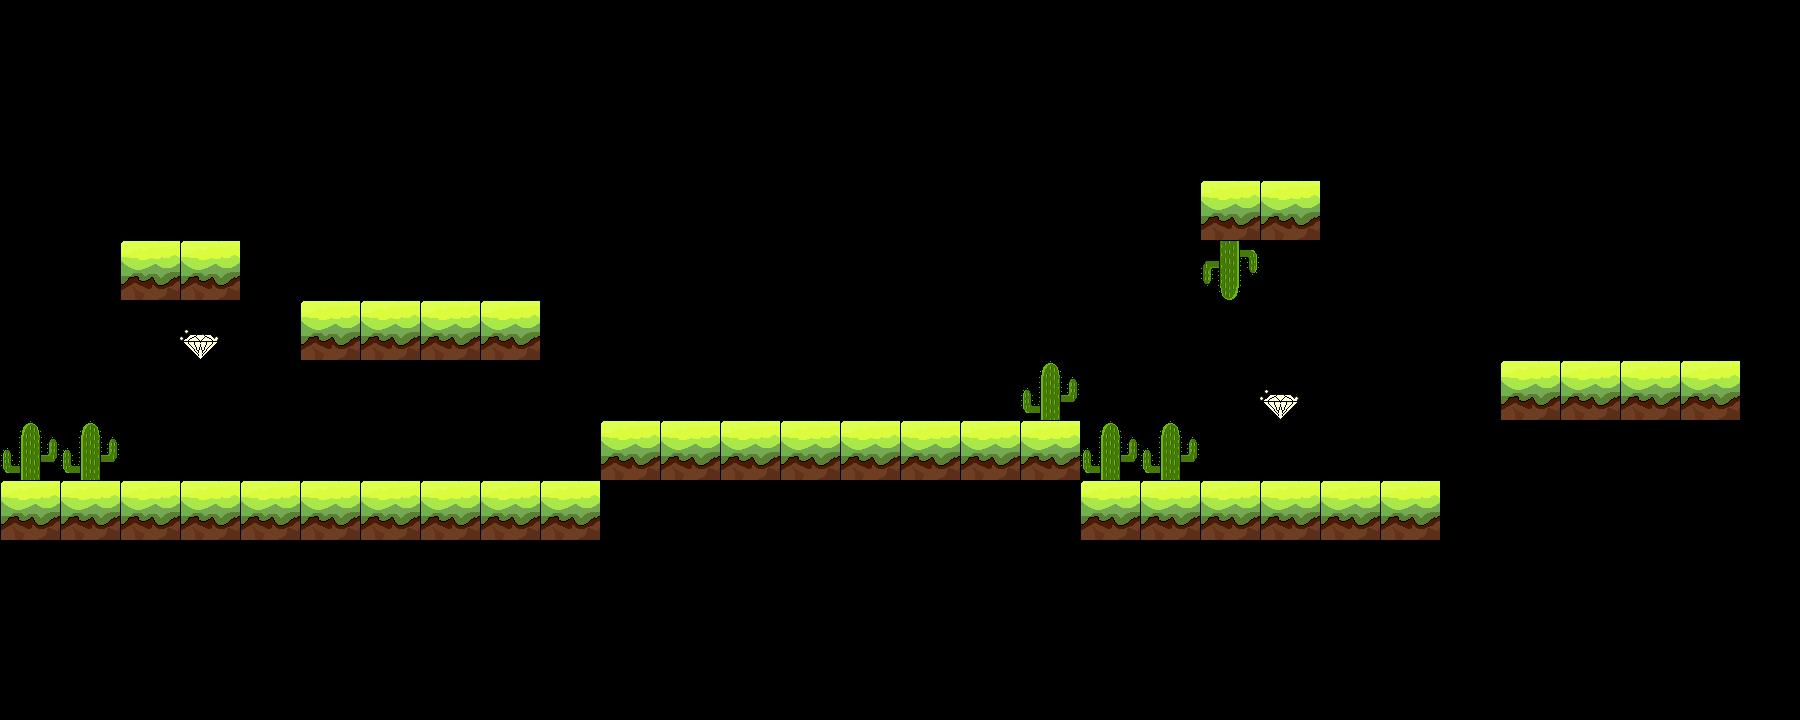

The image is a tile-based game level rendered from a .tmx file. Its description and source (layers, tilesets, objects; grid data summarised) follow:
An orthogonal 30x12 tile map with 60x60 px tiles, 5 tile layers (road1, road2, diamond, stuck1, ...), 9 tilesets.

<map version="1.0" orientation="orthogonal" width="30" height="12" tilewidth="60" tileheight="60">
 <tileset firstgid="1" name="1" tilewidth="60" tileheight="60">
  <image source="mszy/road1.png" width="89" height="81" />
 </tileset>
 <tileset firstgid="2" name="stuck1" tilewidth="60" tileheight="120">
  <image source="mszy/stuck1.png" width="89" height="143" />
 </tileset>
 <tileset firstgid="3" name="icon_diamond" tilewidth="39" tileheight="30">
  <image source="mszy/icon_diamond.png" width="39" height="30" />
 </tileset>
 <tileset firstgid="4" name="下" tilewidth="60" tileheight="60">
  <image source="mszy/road1.png" width="89" height="81" />
 </tileset>
 <tileset firstgid="5" name="障碍下" tilewidth="60" tileheight="120">
  <image source="mszy/stuck2.png" width="89" height="143" />
 </tileset>
 <tileset firstgid="6" name="障碍右" tilewidth="120" tileheight="60">
  <image source="mszy/stuck4.png" width="143" height="89" />
 </tileset>
 <tileset firstgid="7" name="障碍左" tilewidth="120" tileheight="60">
  <image source="mszy/stuck3.png" width="143" height="89" />
 </tileset>
 <tileset firstgid="8" name="icon_zhangaiwu" tilewidth="60" tileheight="60">
  <image source="mszy/icon_zhangaiwu.png" width="60" height="63" />
 </tileset>
 <tileset firstgid="9" name="icon_zhangaiwu - 2" tilewidth="60" tileheight="60">
  <image source="mszy/icon_zhangaiwu - 2.png" width="60" height="63" />
 </tileset>
 <layer name="road1" width="30" height="12">
  <data>[360 cells, 28 non-empty, 1 distinct tile ids]</data>
 </layer>
 <layer name="road2" width="30" height="12">
  <data>[360 cells, 8 non-empty, 1 distinct tile ids]</data>
 </layer>
 <layer name="diamond" width="30" height="12">
  <data>[360 cells, 2 non-empty, 1 distinct tile ids]</data>
 </layer>
 <layer name="stuck1" width="30" height="12">
  <data>[360 cells, 5 non-empty, 1 distinct tile ids]</data>
 </layer>
 <layer name="stuck2" width="30" height="12">
  <data>[360 cells, 1 non-empty, 1 distinct tile ids]</data>
 </layer>
</map>
